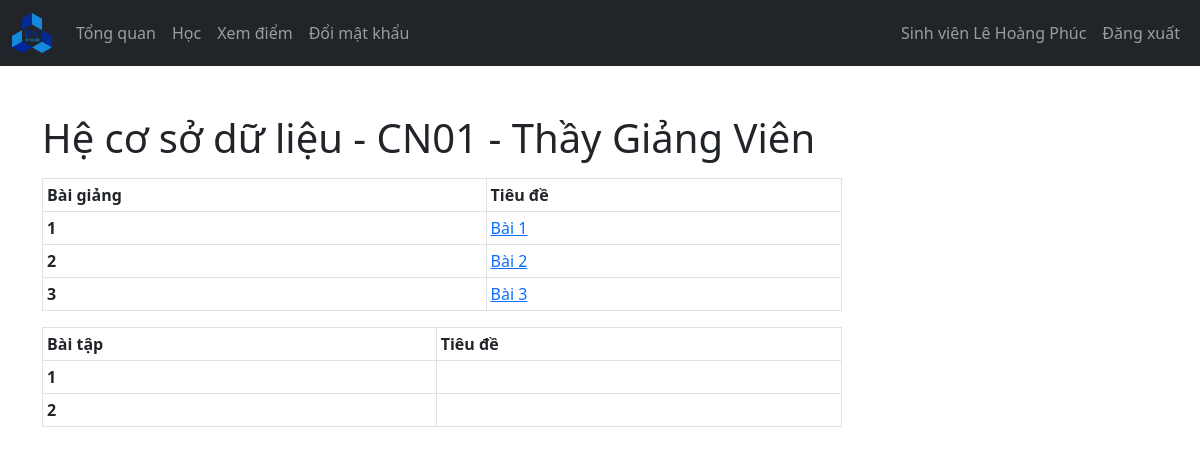
Before: /SinhVien/lop_view.php?id=1 (signed in) with the older database file.
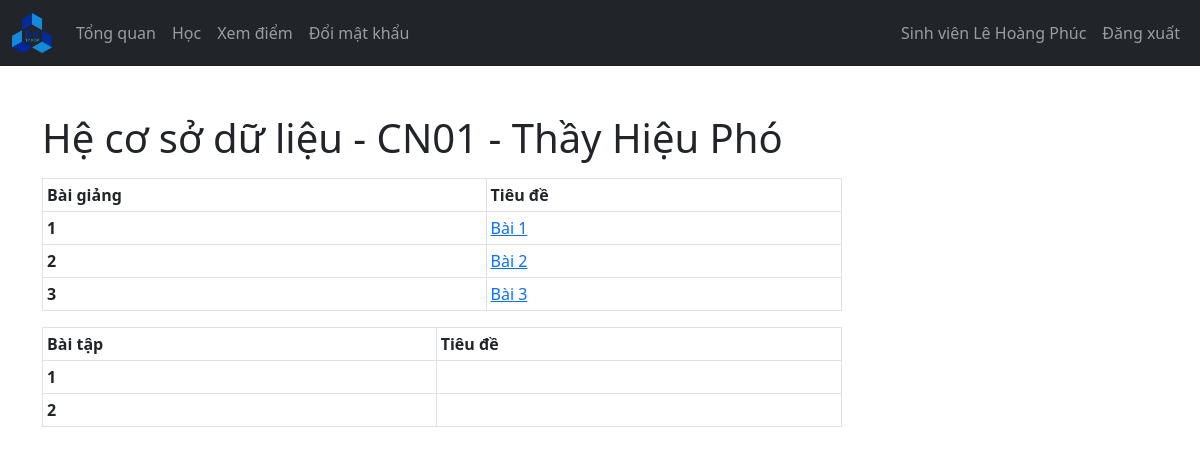
After: the same page with the newer database file.
### tables this page shows
CREATE TABLE `khoahoc` (
  `makhoahoc` varchar(127) NOT NULL,
  `tenkhoahoc` varchar(255) NOT NULL
);

CREATE TABLE `lophoc` (
  `id` int(11) NOT NULL,
  `malophoc` varchar(127) NOT NULL,
  `makhoahoc` varchar(127) NOT NULL,
  `magiangvien` varchar(127) NOT NULL
);

CREATE TABLE `giangvien` (
  `magiangvien` varchar(127) NOT NULL,
  `ho_tenlot` varchar(255) NOT NULL,
  `ten` varchar(255) NOT NULL,
  `tendangnhap` varchar(127) NOT NULL,
  `matkhau` varchar(255) NOT NULL,
  `email` varchar(255) NOT NULL,
  `sdt` varchar(15) NOT NULL,
  `namsinh` int(11) NOT NULL,
  `gioitinh` tinyint(1) NOT NULL
);

### controllers/lophoc_ctl.php (called while the page is built, shortened)
<?php
function getGiangVienCuaLop($lop_id, $conn)
{
  $sql = "SELECT magiangvien FROM lophoc
          WHERE id=:idlop";
  $stmt = $conn->prepare($sql);
  $stmt->bindParam(':idlop',$lop_id);
  $stmt->execute();
  if ($stmt->rowCount() == 1) {
    $giangvien = $stmt->fetch();
    return $giangvien;
  } else {
    return 0;
  }
}
function getTenCuaKhoa($khoa_id, $conn) {
  $sql = "SELECT tenkhoahoc FROM khoahoc
          WHERE makhoahoc=?";
  $stmt = $conn->prepare($sql);
  $stmt->execute([$khoa_id]);
  if ($stmt->rowCount() == 1) {
    $tenkhoa = $stmt->fetch();
    return $tenkhoa;
  } else {
    return 0;
  }
}
function svKiemTraQuyenVaoLop($id_sv, $id_lophoc, $conn) {
  $sql = "SELECT * from lop_rec
          WHERE id_lophoc=:lop AND masinhvien=:sv";
  $stmt = $conn->prepare($sql);
  $stmt->bindParam(':lop',$id_lophoc);
  $stmt->bindParam(':sv',$id_sv);
  $stmt->execute();
  if ($stmt->rowCount()<1) {
    return false;
  } else {
    return true;
  }
}
function getLopTheoId($id, $conn) {
  $sql = "SELECT malophoc,makhoahoc FROM lophoc
          WHERE id=?";
  $stmt = $conn->prepare($sql);
  $stmt->execute([$id]);
  if ($stmt->rowCount() == 1) {
    $lophoc = $stmt->fetch();
    return $lophoc;
  } else {
    return 0;
  }
}
function getBaiGiangCuaLop($lop_id, $conn) {
  $sql = "SELECT id,tieude FROM baigiang
          WHERE id_lophoc=?";
  $stmt = $conn->prepare($sql);
  $stmt->execute([$lop_id]);
  if ($stmt->rowCount() >= 1) {
    $baigiang = $stmt->fetchAll();
    return $baigiang;
  } else {
    return 0;
  }
}

### controllers/giangvien_ctl.php (called while the page is built, shortened)
<?php
function getGiangVienTheoId($giangvien_id, $conn)
{
  $sql = "SELECT * FROM giangvien
            WHERE magiangvien=?";
  $stmt = $conn->prepare($sql);
  $stmt->execute([$giangvien_id]);
  if ($stmt->rowCount() == 1) {
    $giangvien = $stmt->fetch();
    return $giangvien;
  } else {
    return 0;
  }
}

### controllers/global_ctl.php (called while the page is built, shortened)
<?php
function gotoBaiGiang($baigiang_id) {
  return "./baigiang.php?id=$baigiang_id";
}

### SinhVien/lop_view.php (the view, shortened to what the changed rows need)
<?php
if (isset($_SESSION['masinhvien']) && isset($_SESSION['tucach']) && $_GET['id']) {
    if ($_SESSION['tucach'] == 'SinhVien') {
        include "../controllers/includer.php";
        $masinhvien = $_SESSION['masinhvien'];
        $id_lophoc = $_GET['id'];
        $lophoc = getLopTheoId($id_lophoc, $conn);
        $khoahoc = 0;
        $truycap = svKiemTraQuyenVaoLop($masinhvien, $id_lophoc, $conn);
?>
        <!DOCTYPE html>
        <html lang="en">
        <head>
                <?php
                if ($lophoc != 0) {
                    $khoahoc = getTenCuaKhoa($lophoc['makhoahoc'], $conn);
                    $tenkhoahoc = $khoahoc['tenkhoahoc'];
                    $baigiang = getBaiGiangCuaLop($id_lophoc, $conn);
                    $id_gv = getGiangVienCuaLop($id_lophoc, $conn);
                    $giangvien = getGiangVienTheoId($id_gv['magiangvien'], $conn);
                    if ($giangvien['gioitinh'] = true) {
                        $gGV = "Thầy ";
                    } else {
                        $gGV = "Cô ";
                    }
                    $tengiangvien = $gGV . $giangvien['ho_tenlot'] . " " . $giangvien['ten'];
                    $title = $tenkhoahoc . " - " . $lophoc['malophoc'];
                    $real_title = $title . " - " . $tengiangvien;
                } else {
                    $title = "Không tìm thấy lớp";
                }
                ?>
            <link rel="stylesheet" href="https://cdn.jsdelivr.net/npm/bootstrap@5.2.0/dist/css/bootstrap.min.css">
            <link rel="stylesheet" href="../css/style.css">
            <link rel="stylesheet" href="https://cdnjs.cloudflare.com/ajax/libs/font-awesome/4.7.0/css/font-awesome.min.css">
        </head>
        <body>
            <?php
            if ($khoahoc != 0) {
            ?>
                <div class="container mt-5">
                    <h1><?= $real_title ?></h1>
                    <?php
                    if ($truycap != false) {
                        if ($baigiang != 0) {
                    ?>
                            <table class="table table-sm table-bordered mt-3 n-table table-hover">
                                <thead>
                                    <tr>
                                        <th scope="col">Bài giảng</th>
                                        <th scope="col">Tiêu đề</th>
                                    </tr>
                                </thead>
                                <tbody>
                                    <?php
                                    $i = 1;
                                    foreach ($baigiang as $bg) {
                                    ?>
                                        <tr>
                                            <th scope="row">
                                                <?php echo $i;
                                                $i++; ?>
                                            </th>
                                            <td scope="row">
                                                <a href="<?php echo gotoBaiGiang($bg['id']) ?>">
                                                    <?= $bg['tieude'] ?>
                                                </a>
                                            </td>
                                        </tr>
                                    <?php
                                    }
                                    ?>
                                </tbody>
                            </table>
                            <?php
                            $baitap = [0,1];
                            if ($baitap != 0) {
                            ?>
                            <table class="table table-sm table-bordered mt-3 n-table table-hover">
                                <thead>
                                    <tr>
                                        <th scope="col">Bài tập</th>
                                        <th scope="col">Tiêu đề</th>
                                    </tr>
                                </thead>
                                <tbody>
                                    <?php
                                    $i = 1;
                                    foreach ($baitap as $bt) {
                                    ?>
                                        <tr>
                                            <th scope="row">
                                                <?php echo $i;
                                                $i++; ?>
                                            </th>
                                            <td scope="row">
                                            </td>
                                        </tr>
                                    <?php
                                    }
                                    ?>
                                </tbody>
                            </table>
                            <?php } ?>
                        <?php } else { ?>
                            <div class="alert alert-info" role="alert">
                                Chưa có bài giảng.
                            </div>
                        <?php } ?>
                    <?php } else { ?>
                        <div class="alert alert-info" role="alert">
                            Bạn chưa ghi danh vào lớp học này.
                        </div>
                    <?php } ?>
                <?php } else { ?>
                    <div class="alert alert-info .w-450 m-5" role="alert">
                        Không tìm thấy lớp!
                    </div>
                <?php } ?>
                </div>
        </body>
        </html>
<?php
    } else {
        header("Location: ../login.php");
        exit;
    }
} else {
    header("Location: ../login.php");
    exit;
}
?>

Changed rows visible on the page:
changed through a linked row, khoahoc: tenkhoahoc.ten "Hệ cơ sở dữ liệu - CN01 - Thầy Giảng Viên" → "Hệ cơ sở dữ liệu - CN01 - Thầy Hiệu Phó"
